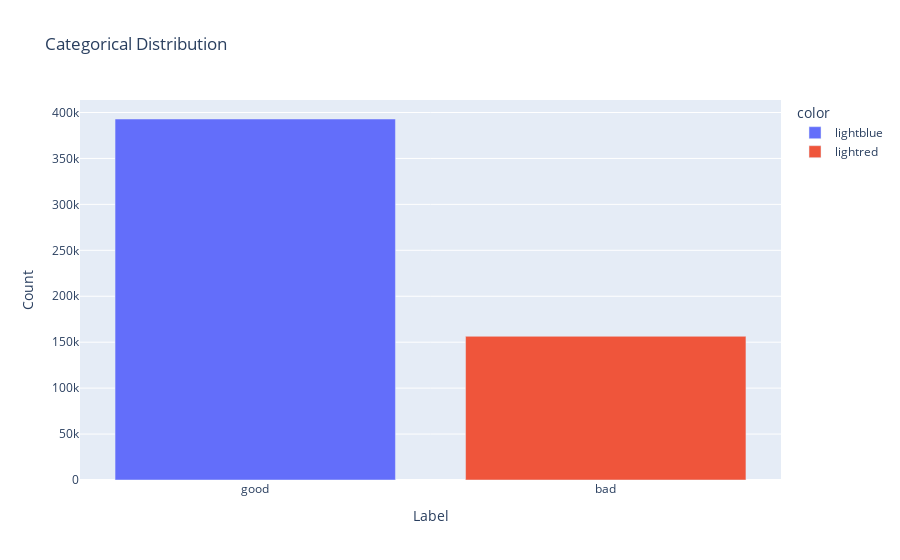

The notebook cell this image was saved under:
### Code cell
# Data Exploration

# plot bar graph of Categories
plotdf = df['Label'].value_counts()

fig = px.bar(plotdf,
             x=plotdf.index,
             y=plotdf.values,
             color=['lightblue', 'lightred'],
             labels={'x': 'Category', 'y': 'Count'},
             title='Categorical Distribution')

fig.show()

### Figure 1 — Plotly figure (JSON) as saved in the notebook; plotly's stock layout.template omitted (floating-point values rounded to 4 significant figures)
{"data": [{"hovertemplate": "color=lightblue<br>Label=%{x}<br>Count=%{y}<extra></extra>", "legendgroup": "lightblue", "marker": {"color": "#636efa", "pattern": {"shape": ""}}, "name": "lightblue", "orientation": "v", "showlegend": true, "textposition": "auto", "type": "bar", "x": ["good"], "xaxis": "x", "y": [392924], "yaxis": "y"}, {"hovertemplate": "color=lightred<br>Label=%{x}<br>Count=%{y}<extra></extra>", "legendgroup": "lightred", "marker": {"color": "#EF553B", "pattern": {"shape": ""}}, "name": "lightred", "orientation": "v", "showlegend": true, "textposition": "auto", "type": "bar", "x": ["bad"], "xaxis": "x", "y": [156422], "yaxis": "y"}], "layout": {"barmode": "relative", "legend": {"title": {"text": "color"}, "tracegroupgap": 0}, "title": {"text": "Categorical Distribution"}, "xaxis": {"anchor": "y", "domain": [0, 1], "title": {"text": "Label"}}, "yaxis": {"anchor": "x", "domain": [0, 1], "title": {"text": "Count"}}}}
